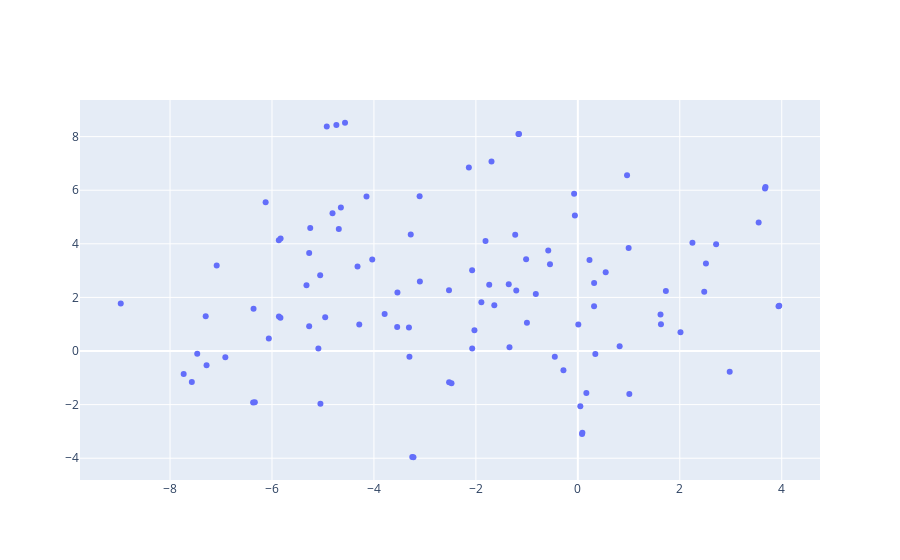

Notebook source saved alongside this figure:
### Code cell
fig = go.Figure()
fig.add_trace(go.Scatter(x=plot_df.x, y=plot_df.y, mode='markers', text=plot_df.labels))
fig.show()

### Figure 1 — Plotly figure (JSON) as saved in the notebook; plotly's stock layout.template omitted (floating-point values rounded to 4 significant figures)
{"data": [{"mode": "markers", "text": ["the", ",", ".", "of", "to", "and", "in", "a", "\"", "'s", "for", "-", "that", "on", "is", "was", "said", "with", "he", "as", "it", "by", "at", "(", ")", "from", "his", "''", "``", "an", "be", "has", "are", "have", "but", "were", "not", "this", "who", "they", "had", "i", "which", "will", "their", ":", "or", "its", "one", "after", "new", "been", "also", "we", "would", "two", "more", "'", "first", "about", "up", "when", "year", "there", "all", "--", "out", "she", "other", "people", "n't", "her", "percent", "than", "over", "into", "last", "some", "government", "time", "$", "you", "years", "if", "no", "world", "can", "three", "do", ";", "president", "only", "state", "million", "could", "us", "most", "_", "against", "u.s."], "type": "scatter", "x": [-0.5463, -1.355, -1.738, -0.5804, -3.539, -1.208, 0.2285, -2.479, -5.05, -2.072, -2.074, -4.567, -4.288, 0.319, -3.304, -0.2825, -8.967, -0.8246, 0.1669, -1.892, -3.544, -0.9987, 0.9968, -1.154, -1.165, 0.5465, 0.0489, -6.371, -6.337, -2.525, -4.956, -2.029, -5.866, -5.271, -3.79, -3.278, -5.271, -3.313, 1.01, -5.323, -0.4519, -7.573, -1.015, -6.362, -5.055, -2.138, -7.085, -1.229, -2.527, 0.8199, -1.811, -1.341, -1.639, -6.915, -5.864, 3.937, -4.813, -4.925, 0.3184, -4.146, 1.622, 0.3431, 2.713, -4.033, -4.322, -4.737, 1.631, 0.08911, -5.831, -6.124, -7.284, 0.083, 3.547, -4.648, 1.727, 2.014, 2.513, -5.25, -0.07332, 0.009445, 3.682, -7.733, 2.248, -6.063, -5.09, 2.979, -7.3, 3.951, -7.467, -1.694, 0.9651, -3.099, -0.05788, 3.672, -5.834, -3.248, -4.689, -3.104, 2.479, -3.225], "y": [3.236, 2.488, 2.476, 3.752, 2.179, 2.261, 3.397, -1.206, -1.965, 0.0905, 3.018, 8.517, 0.9858, 2.534, -0.2178, -0.7156, 1.768, 2.127, -1.57, 1.824, 0.8999, 1.057, 3.845, 8.095, 8.099, 2.943, -2.06, -1.922, -1.914, -1.165, 1.257, 0.7744, 4.131, 3.66, 1.382, 4.35, 0.9249, 0.8773, -1.6, 2.455, -0.2133, -1.153, 3.421, 1.576, 2.829, 6.851, 3.194, 4.339, 2.265, 0.1788, 4.102, 0.1441, 1.705, -0.2325, 1.288, 1.672, 5.137, 8.376, 1.668, 5.764, 1.362, -0.1148, 3.987, 3.414, 3.156, 8.434, 1.001, -3.054, 4.199, 5.547, -0.5294, -3.094, 4.794, 5.353, 2.243, 0.6997, 3.265, 4.59, 5.871, 0.9931, 6.123, -0.8531, 4.043, 0.4628, 0.09431, -0.7696, 1.299, 1.689, -0.09846, 7.071, 6.563, 2.59, 5.057, 6.064, 1.238, -3.951, 4.55, 5.771, 2.209, -3.963]}], "layout": {}}
